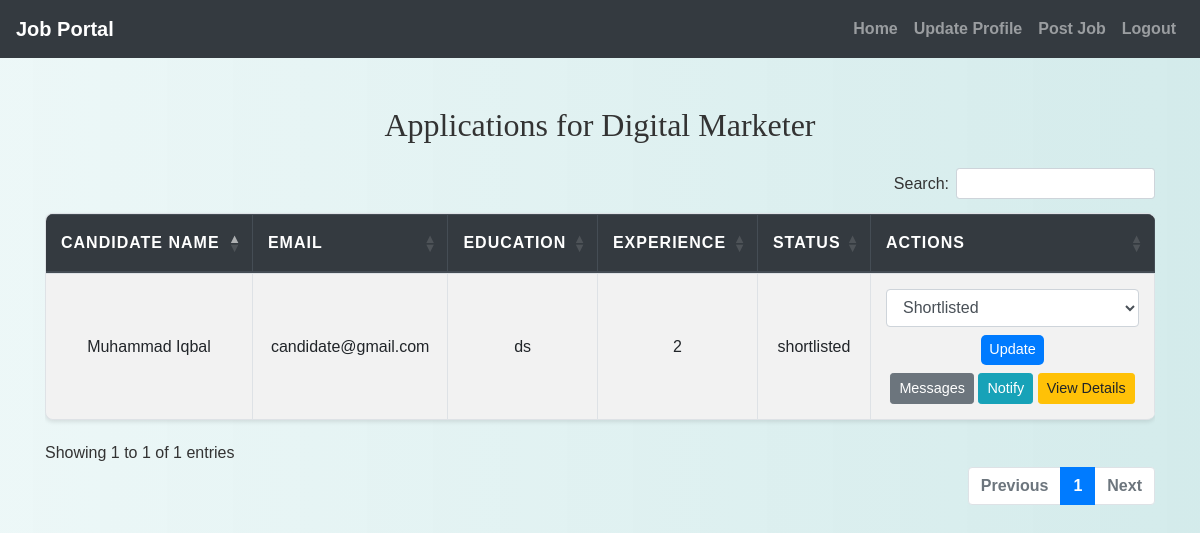
The app's page /recruiter/view_applications.php?job_id=1 (signed in) with its own data.
### tables this page shows
CREATE TABLE `jobs` (
  `job_id` int(11) NOT NULL,
  `recruiter_id` int(11) DEFAULT NULL,
  `job_title` varchar(255) NOT NULL,
  `job_description` text NOT NULL,
  `job_requirements` text NOT NULL,
  `location` varchar(255) NOT NULL,
  `industry` varchar(255) NOT NULL,
  `keywords` varchar(255) NOT NULL,
  `status` enum('active','inactive') DEFAULT 'active',
  `created_at` timestamp NOT NULL DEFAULT current_timestamp(),
  `company_name` varchar(255) NOT NULL,
  `salary_range` varchar(100) NOT NULL,
  `job_type` enum('Full-time','Part-time','Contract') NOT NULL,
  `application_deadline` date DEFAULT NULL
);

CREATE TABLE `applications` (
  `application_id` int(11) NOT NULL,
  `candidate_id` int(11) DEFAULT NULL,
  `job_id` int(11) DEFAULT NULL,
  `experience` int(11) DEFAULT NULL,
  `salary_expectation` int(11) DEFAULT NULL,
  `cv_url` varchar(255) DEFAULT NULL,
  `status` enum('applied','shortlisted','interviewed','rejected','accepted') DEFAULT NULL,
  `applied_at` datetime DEFAULT NULL,
  `updated_at` datetime DEFAULT NULL
);

CREATE TABLE `candidates` (
  `candidate_id` int(11) NOT NULL,
  `first_name` varchar(100) DEFAULT NULL,
  `last_name` varchar(100) DEFAULT NULL,
  `address` text DEFAULT NULL,
  `phone_number` varchar(20) DEFAULT NULL,
  `resume_url` varchar(255) DEFAULT NULL,
  `skills` text DEFAULT NULL,
  `experience` text DEFAULT NULL,
  `education` text DEFAULT NULL
);

CREATE TABLE `users` (
  `id` int(11) NOT NULL,
  `username` varchar(50) NOT NULL,
  `password` varchar(255) NOT NULL,
  `email` varchar(100) NOT NULL,
  `phone` varchar(20) NOT NULL,
  `age` int(11) DEFAULT NULL,
  `usertype` varchar(20) DEFAULT NULL,
  `name` varchar(50) DEFAULT NULL,
  `cnic` varchar(50) DEFAULT NULL,
  `address` varchar(100) DEFAULT NULL,
  `town` varchar(100) DEFAULT NULL,
  `region` varchar(100) DEFAULT NULL,
  `postcode` varchar(100) DEFAULT NULL,
  `country` varchar(100) DEFAULT NULL
);

### recruiter/view_applications.php (the view, shortened to what this page needs)
<?php
include('config.php');
$job_id = $_GET['job_id'];
$sql = "SELECT * FROM Jobs WHERE job_id = ?";
$stmt = mysqli_prepare($conn, $sql);
mysqli_stmt_bind_param($stmt, "i", $job_id);
mysqli_stmt_execute($stmt);
$result = mysqli_stmt_get_result($stmt);
$job = mysqli_fetch_assoc($result);
$search_experience = isset($_GET['experience']) ? $_GET['experience'] : '';
$search_education = isset($_GET['education']) ? $_GET['education'] : '';
$sql = "SELECT A.application_id, A.candidate_id, A.experience, A.salary_expectation, A.cv_url, A.status, A.applied_at,
               C.first_name, C.last_name, C.phone_number, C.education, U.email
        FROM Applications A
        INNER JOIN Candidates C ON A.candidate_id = C.candidate_id
        INNER JOIN Users U ON C.candidate_id = U.id
        WHERE A.job_id = ?";
$stmt = mysqli_prepare($conn, $sql);
if ($search_experience !== '' && $search_education !== '') {
    mysqli_stmt_bind_param($stmt, "iss", $job_id, $search_experience, $search_education);
} elseif ($search_experience !== '') {
    mysqli_stmt_bind_param($stmt, "is", $job_id, $search_experience);
} elseif ($search_education !== '') {
    mysqli_stmt_bind_param($stmt, "is", $job_id, $search_education);
} else {
    mysqli_stmt_bind_param($stmt, "i", $job_id);
}
mysqli_stmt_execute($stmt);
$result = mysqli_stmt_get_result($stmt);
$applications = mysqli_fetch_all($result, MYSQLI_ASSOC);
?>
<!DOCTYPE html>
<html>
<head>
    <link rel="stylesheet" href="https://maxcdn.bootstrapcdn.com/bootstrap/4.5.2/css/bootstrap.min.css">
    <link rel="stylesheet" href="./css/style.css">
    <link rel="stylesheet" href="https://cdn.datatables.net/1.11.5/css/dataTables.bootstrap4.min.css">
    <link rel="stylesheet" href="https://cdn.datatables.net/buttons/2.2.2/css/buttons.bootstrap4.min.css">
</head>
<body>
<?php include('navbar.php'); ?>
<div class="container mt-5 mb-5">
    <h2 class="mb-4">Applications for <?php echo htmlspecialchars($job['job_title']); ?></h2>
    <div class="table-responsive">
        <table id="applicationsTable" class="table table-bordered table-hover table-striped">
            <thead class="thead-dark">
                <tr>
                    <th>Candidate Name</th>
                    <th>Email</th>
                    <th>Education</th>
                    <th>Experience</th>
                    <th>Status</th>
                    <th>Actions</th>
                </tr>
            </thead>
            <tbody>
                <?php foreach ($applications as $application): ?>
                    <tr>
                        <td><?php echo htmlspecialchars($application['first_name'] . ' ' . $application['last_name']); ?></td>
                        <td><?php echo htmlspecialchars($application['email']); ?></td>
                        <td><?php echo htmlspecialchars($application['education']); ?></td>
                        <td><?php echo htmlspecialchars($application['experience']); ?></td>
                        <td><?php echo htmlspecialchars($application['status']); ?></td>
                        <td>
                            <form action="update_status.php" method="post">
                                <select name="status" class="form-control">
                                    <option value="shortlisted" <?php if ($application['status'] == 'shortlisted') echo 'selected'; ?>>Shortlisted</option>
                                </select>
                                <button type="submit" class="btn btn-primary btn-sm mt-2">Update</button>
                            </form>
                            <a href="view_messages.php?candidate_id=<?php echo $application['candidate_id']; ?>&job_id=<?php echo $job_id; ?>" class="btn btn-secondary btn-sm mt-2">Messages</a>
                            <a href="send_notification.php?candidate_id=<?php echo $application['candidate_id']; ?>&job_id=<?php echo $job_id; ?>" class="btn btn-info btn-sm mt-2">Notify</a>
                            <a href="application_details.php?application_id=<?php echo $application['application_id']; ?>" class="btn btn-warning btn-sm mt-2">View Details</a>
                        </td>
                    </tr>
                <?php endforeach; ?>
            </tbody>
        </table>
    </div>
</div>
</body>
</html>

### recruiter/css/style.css (style rules this page uses)
body { background: linear-gradient(90deg, rgba(233, 246, 246, 0.831), rgba(207, 233, 233, 0.9)); font-family: 'Arial', sans-serif; color: #333; line-height: 1.6; }
h1, h2, h3, h4 { text-align: center; margin-top: 30px; margin-bottom: 30px; font-family: 'Georgia', serif; }
.container { margin-bottom: 40px; }
.table { width: 100%; border-collapse: collapse; margin-top: 20px; font-size: 16px; background-color: #ffffff; border-radius: 8px; overflow: hidden; box-shadow: 0 2px 4px rgba(0, 0, 0, 0.1); }
.table th, .table td { padding: 15px; border: 1px solid #dee2e6; text-align: center; }
.table thead th { background-color: #004d4d; color: white; font-weight: bold; text-transform: uppercase; letter-spacing: 1px; }
.table tbody tr:nth-child(odd) { background-color: #f8f9fa; }
.btn-primary { color: #fff; border: none; border-radius: 5px; cursor: pointer; transition: background-color 0.3s ease; }
a { color: #006666; text-decoration: none; font-weight: bold; }

### recruiter/view_applications.php (style rules this page uses)
.table td, .table th { vertical-align: middle; }
.btn { font-size: 0.9rem; }

### records on screen
jobs: job_title "Digital Marketer"
applications: candidate.last_name "Muhammad Iqbal", users.email "candidate@gmail.com", candidate.education "ds", experience "2", status "shortlisted", status "Shortlisted"
